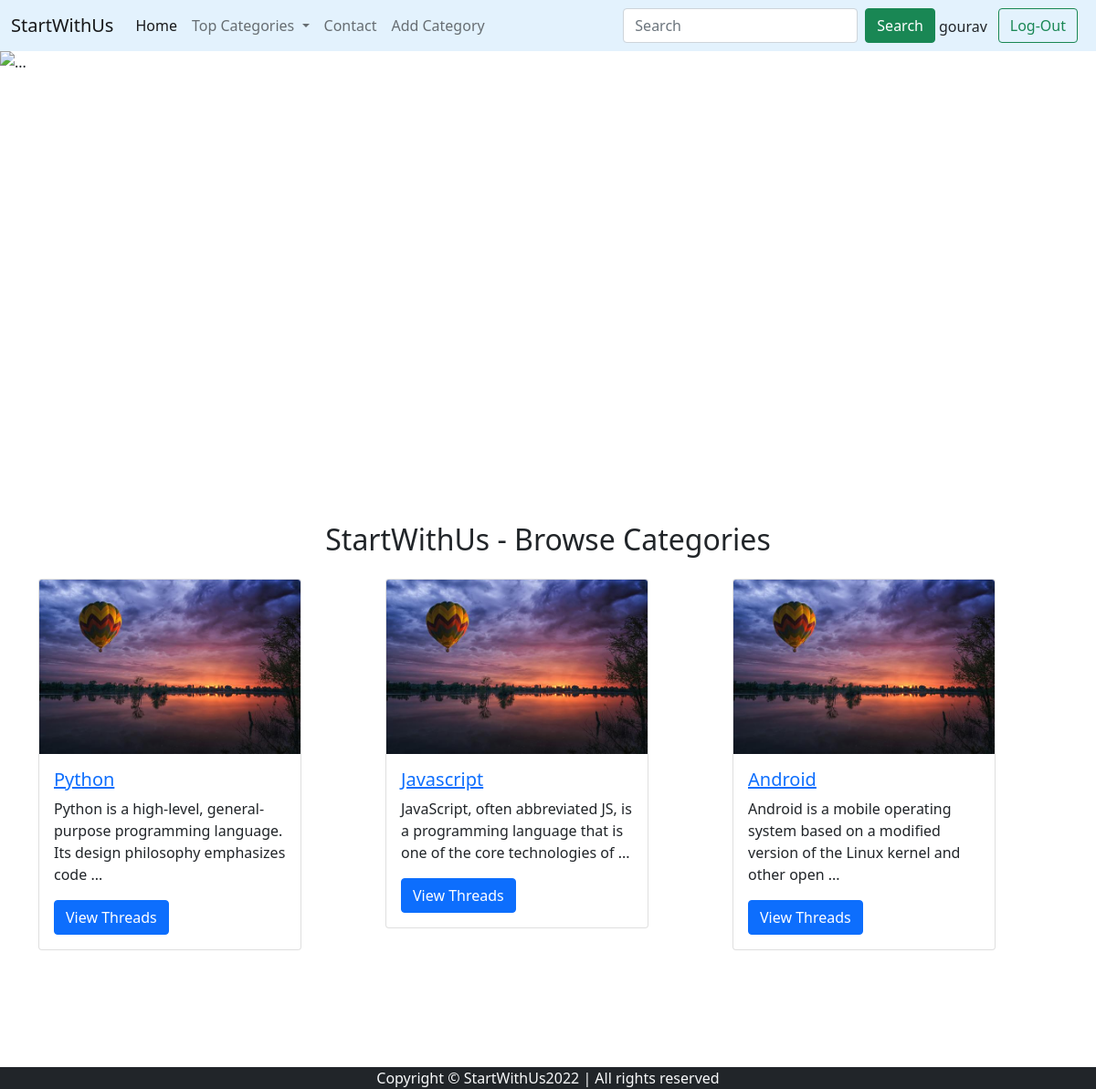
The page / (signed in) on the database its author committed.
### tables this page shows
CREATE TABLE `categories` (
  `category_id` int(11) NOT NULL,
  `category_name` varchar(255) NOT NULL,
  `category_description` varchar(255) NOT NULL,
  `date` datetime NOT NULL DEFAULT current_timestamp()
);

### index.php (the view, shortened to what this page needs)
<!doctype html>
<html lang="en">
  <head>
    <link href="https://cdn.jsdelivr.net/npm/bootstrap@5.1.3/dist/css/bootstrap.min.css" rel="stylesheet">
    <link rel="stylesheet" href="partials/_style_for_footer.css">
  </head>
  <body>
    <?php include "partials/_header.php"; ?>
    <?php include "partials/_slider.php"; ?>
    <div class="container" id="ques">
        <h2 class="text-center my-3">StartWithUs - Browse Categories</h2>
        <div class="row">
    <?php
      require "partials/_connection.php";
      $sql = "SELECT * FROM `categories`";
      $result = mysqli_query($conn,$sql);
      $row_count = mysqli_num_rows($result);
      if($row_count>0)
      {
          while($row = mysqli_fetch_assoc($result))
          {
            $catid = $row['category_id'];
            echo '
              <div class="col-md-4 my-2">
                <div class="card" style="width: 18rem;">
                  <img src="img/1.jpg" class="card-img-top" alt="...">
                  <div class="card-body">
                    <h5 class="card-title"><a href="threadlist.php?catid=' . $catid . '">' . $row['category_name'] . '</a></h5>
                    <p class="card-text">' . substr($row['category_description'],0,100) . '...</p>
                    <a href="threadlist.php?catid=' . $catid . '" class="btn btn-primary">View Threads</a>
                  </div>
                </div>
              </div>';
          }
    }
    ?>
      </div>
    </div>
    <?php include "partials/_footer.php"; ?>
  </body>
</html>

### partials/_style_for_footer.css (style rules this page uses)
#ques { min-height: 597px; }

### rows shown on the page
categories: category_name "Python", category_description "Python is a high-level, general-purpose programming language. Its design philosophy emphasizes code"
categories: category_name "Javascript", category_description "JavaScript, often abbreviated JS, is a programming language that is one of the core technologies of"
categories: category_name "Android", category_description "Android is a mobile operating system based on a modified version of the Linux kernel and other open"

### other values the page prints
$_SESSION['useremail'] "gourav"
